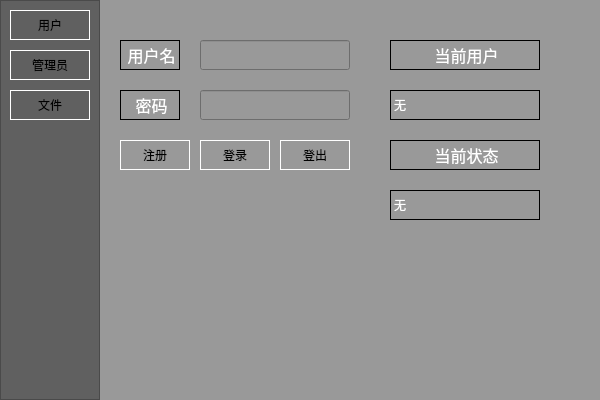
<?xml version="1.0" encoding="UTF-8"?>
<ui version="4.0">
 <class>MainWindow</class>
 <widget class="QMainWindow" name="MainWindow">
  <property name="geometry">
   <rect>
    <x>0</x>
    <y>0</y>
    <width>600</width>
    <height>400</height>
   </rect>
  </property>
  <property name="windowTitle">
   <string>MainWindow</string>
  </property>
  <widget class="QWidget" name="centralwidget">
   <property name="styleSheet">
    <string notr="true">background-color: rgb(153, 153, 153);</string>
   </property>
   <widget class="QStackedWidget" name="stackedWidget">
    <property name="geometry">
     <rect>
      <x>100</x>
      <y>0</y>
      <width>500</width>
      <height>400</height>
     </rect>
    </property>
    <property name="styleSheet">
     <string notr="true">QLabel
{
	border-style: solid;
	border-width: 1px;
	border-color: rgb(0,0,0);
	color: rgb(255, 255, 255);
}
QPushButton
{
	border-style: solid;
	border-width: 1px;
	border-color: rgb(255, 255, 255);
	color: rgb(0, 0, 0);
}</string>
    </property>
    <property name="currentIndex">
     <number>0</number>
    </property>
    <widget class="QWidget" name="page_user">
     <property name="styleSheet">
      <string notr="true"/>
     </property>
     <widget class="QPushButton" name="btn_registry">
      <property name="geometry">
       <rect>
        <x>20</x>
        <y>140</y>
        <width>70</width>
        <height>30</height>
       </rect>
      </property>
      <property name="text">
       <string>注册</string>
      </property>
     </widget>
     <widget class="QPushButton" name="btn_login">
      <property name="geometry">
       <rect>
        <x>100</x>
        <y>140</y>
        <width>70</width>
        <height>30</height>
       </rect>
      </property>
      <property name="text">
       <string>登录</string>
      </property>
     </widget>
     <widget class="QLineEdit" name="in_username">
      <property name="geometry">
       <rect>
        <x>100</x>
        <y>40</y>
        <width>150</width>
        <height>30</height>
       </rect>
      </property>
     </widget>
     <widget class="QLineEdit" name="in_password">
      <property name="geometry">
       <rect>
        <x>100</x>
        <y>90</y>
        <width>150</width>
        <height>30</height>
       </rect>
      </property>
      <property name="echoMode">
       <enum>QLineEdit::Normal</enum>
      </property>
     </widget>
     <widget class="QLabel" name="label">
      <property name="geometry">
       <rect>
        <x>20</x>
        <y>40</y>
        <width>60</width>
        <height>30</height>
       </rect>
      </property>
      <property name="styleSheet">
       <string notr="true"/>
      </property>
      <property name="text">
       <string>&lt;html&gt;&lt;head/&gt;&lt;body&gt;&lt;p align=&quot;center&quot;&gt;&lt;span style=&quot; font-size:12pt;&quot;&gt;用户名&lt;/span&gt;&lt;/p&gt;&lt;/body&gt;&lt;/html&gt;</string>
      </property>
     </widget>
     <widget class="QLabel" name="label_2">
      <property name="geometry">
       <rect>
        <x>20</x>
        <y>90</y>
        <width>60</width>
        <height>30</height>
       </rect>
      </property>
      <property name="text">
       <string>&lt;html&gt;&lt;head/&gt;&lt;body&gt;&lt;p align=&quot;center&quot;&gt;&lt;span style=&quot; font-size:12pt;&quot;&gt;密码&lt;/span&gt;&lt;/p&gt;&lt;/body&gt;&lt;/html&gt;</string>
      </property>
     </widget>
     <widget class="QLabel" name="label_3">
      <property name="geometry">
       <rect>
        <x>290</x>
        <y>40</y>
        <width>150</width>
        <height>30</height>
       </rect>
      </property>
      <property name="text">
       <string>&lt;html&gt;&lt;head/&gt;&lt;body&gt;&lt;p align=&quot;center&quot;&gt;&lt;span style=&quot; font-size:12pt;&quot;&gt;当前用户&lt;/span&gt;&lt;/p&gt;&lt;/body&gt;&lt;/html&gt;</string>
      </property>
     </widget>
     <widget class="QPushButton" name="btn_logout">
      <property name="geometry">
       <rect>
        <x>180</x>
        <y>140</y>
        <width>70</width>
        <height>30</height>
       </rect>
      </property>
      <property name="text">
       <string>登出</string>
      </property>
     </widget>
     <widget class="QLabel" name="lab_user">
      <property name="geometry">
       <rect>
        <x>290</x>
        <y>90</y>
        <width>150</width>
        <height>30</height>
       </rect>
      </property>
      <property name="text">
       <string>无</string>
      </property>
     </widget>
     <widget class="QLabel" name="lab_statue">
      <property name="geometry">
       <rect>
        <x>290</x>
        <y>190</y>
        <width>150</width>
        <height>30</height>
       </rect>
      </property>
      <property name="text">
       <string>无</string>
      </property>
     </widget>
     <widget class="QLabel" name="label_6">
      <property name="geometry">
       <rect>
        <x>290</x>
        <y>140</y>
        <width>150</width>
        <height>30</height>
       </rect>
      </property>
      <property name="text">
       <string>&lt;html&gt;&lt;head/&gt;&lt;body&gt;&lt;p align=&quot;center&quot;&gt;&lt;span style=&quot; font-size:12pt;&quot;&gt;当前状态&lt;/span&gt;&lt;/p&gt;&lt;/body&gt;&lt;/html&gt;</string>
      </property>
     </widget>
    </widget>
    <widget class="QWidget" name="page_admin">
     <widget class="QListView" name="lv_user">
      <property name="geometry">
       <rect>
        <x>20</x>
        <y>90</y>
        <width>120</width>
        <height>300</height>
       </rect>
      </property>
     </widget>
     <widget class="QListView" name="lv_folder">
      <property name="geometry">
       <rect>
        <x>360</x>
        <y>90</y>
        <width>120</width>
        <height>300</height>
       </rect>
      </property>
     </widget>
     <widget class="QLabel" name="label_4">
      <property name="geometry">
       <rect>
        <x>20</x>
        <y>20</y>
        <width>120</width>
        <height>30</height>
       </rect>
      </property>
      <property name="text">
       <string>&lt;html&gt;&lt;head/&gt;&lt;body&gt;&lt;p align=&quot;center&quot;&gt;&lt;span style=&quot; font-size:12pt;&quot;&gt;用户视图&lt;/span&gt;&lt;/p&gt;&lt;/body&gt;&lt;/html&gt;</string>
      </property>
     </widget>
     <widget class="QLabel" name="label_5">
      <property name="geometry">
       <rect>
        <x>360</x>
        <y>20</y>
        <width>120</width>
        <height>30</height>
       </rect>
      </property>
      <property name="text">
       <string>&lt;html&gt;&lt;head/&gt;&lt;body&gt;&lt;p align=&quot;center&quot;&gt;&lt;span style=&quot; font-size:12pt;&quot;&gt;文件夹&lt;/span&gt;&lt;/p&gt;&lt;/body&gt;&lt;/html&gt;</string>
      </property>
     </widget>
     <widget class="QPushButton" name="btn_delete">
      <property name="geometry">
       <rect>
        <x>150</x>
        <y>170</y>
        <width>70</width>
        <height>30</height>
       </rect>
      </property>
      <property name="text">
       <string>删除一项</string>
      </property>
     </widget>
     <widget class="QLabel" name="lab_folder">
      <property name="geometry">
       <rect>
        <x>360</x>
        <y>60</y>
        <width>120</width>
        <height>30</height>
       </rect>
      </property>
      <property name="text">
       <string>无</string>
      </property>
     </widget>
     <widget class="QLabel" name="lab_userview">
      <property name="geometry">
       <rect>
        <x>20</x>
        <y>60</y>
        <width>120</width>
        <height>30</height>
       </rect>
      </property>
      <property name="text">
       <string>无</string>
      </property>
     </widget>
     <widget class="QPushButton" name="btn_choose">
      <property name="geometry">
       <rect>
        <x>150</x>
        <y>130</y>
        <width>70</width>
        <height>30</height>
       </rect>
      </property>
      <property name="text">
       <string>选择用户</string>
      </property>
     </widget>
     <widget class="QPushButton" name="btn_add">
      <property name="geometry">
       <rect>
        <x>280</x>
        <y>170</y>
        <width>70</width>
        <height>30</height>
       </rect>
      </property>
      <property name="text">
       <string>添加一项</string>
      </property>
     </widget>
     <widget class="QPushButton" name="btn_open">
      <property name="geometry">
       <rect>
        <x>280</x>
        <y>130</y>
        <width>70</width>
        <height>30</height>
       </rect>
      </property>
      <property name="text">
       <string>打开文件夹</string>
      </property>
     </widget>
     <widget class="QPushButton" name="btn_apply">
      <property name="geometry">
       <rect>
        <x>150</x>
        <y>230</y>
        <width>70</width>
        <height>30</height>
       </rect>
      </property>
      <property name="text">
       <string>应用</string>
      </property>
     </widget>
     <widget class="QPushButton" name="btn_cancle">
      <property name="geometry">
       <rect>
        <x>150</x>
        <y>270</y>
        <width>70</width>
        <height>30</height>
       </rect>
      </property>
      <property name="text">
       <string>取消</string>
      </property>
     </widget>
     <widget class="QLabel" name="lab_admin">
      <property name="geometry">
       <rect>
        <x>190</x>
        <y>60</y>
        <width>120</width>
        <height>30</height>
       </rect>
      </property>
      <property name="text">
       <string>否</string>
      </property>
     </widget>
     <widget class="QLabel" name="label_10">
      <property name="geometry">
       <rect>
        <x>190</x>
        <y>20</y>
        <width>120</width>
        <height>30</height>
       </rect>
      </property>
      <property name="text">
       <string>&lt;html&gt;&lt;head/&gt;&lt;body&gt;&lt;p align=&quot;center&quot;&gt;&lt;span style=&quot; font-size:12pt;&quot;&gt;管理员登录&lt;/span&gt;&lt;/p&gt;&lt;/body&gt;&lt;/html&gt;</string>
      </property>
     </widget>
    </widget>
    <widget class="QWidget" name="page_file">
     <widget class="QListView" name="lv_folder_2">
      <property name="geometry">
       <rect>
        <x>360</x>
        <y>20</y>
        <width>120</width>
        <height>360</height>
       </rect>
      </property>
     </widget>
     <widget class="QPushButton" name="btn_down">
      <property name="geometry">
       <rect>
        <x>130</x>
        <y>110</y>
        <width>70</width>
        <height>30</height>
       </rect>
      </property>
      <property name="text">
       <string>下载</string>
      </property>
     </widget>
     <widget class="QPushButton" name="btn_downview">
      <property name="geometry">
       <rect>
        <x>130</x>
        <y>50</y>
        <width>70</width>
        <height>30</height>
       </rect>
      </property>
      <property name="text">
       <string>下载视图</string>
      </property>
     </widget>
     <widget class="QPushButton" name="btn_up">
      <property name="geometry">
       <rect>
        <x>30</x>
        <y>110</y>
        <width>70</width>
        <height>30</height>
       </rect>
      </property>
      <property name="text">
       <string>上传</string>
      </property>
     </widget>
     <widget class="QPushButton" name="btn_upview">
      <property name="geometry">
       <rect>
        <x>30</x>
        <y>50</y>
        <width>70</width>
        <height>30</height>
       </rect>
      </property>
      <property name="text">
       <string>上传视图</string>
      </property>
     </widget>
     <widget class="QLabel" name="label_7">
      <property name="geometry">
       <rect>
        <x>30</x>
        <y>290</y>
        <width>150</width>
        <height>30</height>
       </rect>
      </property>
      <property name="text">
       <string>&lt;html&gt;&lt;head/&gt;&lt;body&gt;&lt;p align=&quot;center&quot;&gt;&lt;span style=&quot; font-size:12pt;&quot;&gt;当前文件&lt;/span&gt;&lt;/p&gt;&lt;/body&gt;&lt;/html&gt;</string>
      </property>
     </widget>
     <widget class="QLabel" name="lab_folder_2">
      <property name="geometry">
       <rect>
        <x>30</x>
        <y>240</y>
        <width>150</width>
        <height>30</height>
       </rect>
      </property>
      <property name="text">
       <string>无</string>
      </property>
     </widget>
     <widget class="QLabel" name="lab_file">
      <property name="geometry">
       <rect>
        <x>30</x>
        <y>340</y>
        <width>150</width>
        <height>30</height>
       </rect>
      </property>
      <property name="text">
       <string>无</string>
      </property>
     </widget>
     <widget class="QLabel" name="label_8">
      <property name="geometry">
       <rect>
        <x>30</x>
        <y>190</y>
        <width>150</width>
        <height>30</height>
       </rect>
      </property>
      <property name="text">
       <string>&lt;html&gt;&lt;head/&gt;&lt;body&gt;&lt;p align=&quot;center&quot;&gt;&lt;span style=&quot; font-size:12pt;&quot;&gt;当前文件夹&lt;/span&gt;&lt;/p&gt;&lt;/body&gt;&lt;/html&gt;</string>
      </property>
     </widget>
     <widget class="QLabel" name="lab_statue_2">
      <property name="geometry">
       <rect>
        <x>200</x>
        <y>340</y>
        <width>150</width>
        <height>30</height>
       </rect>
      </property>
      <property name="text">
       <string>无</string>
      </property>
     </widget>
     <widget class="QLabel" name="label_9">
      <property name="geometry">
       <rect>
        <x>200</x>
        <y>290</y>
        <width>150</width>
        <height>30</height>
       </rect>
      </property>
      <property name="text">
       <string>&lt;html&gt;&lt;head/&gt;&lt;body&gt;&lt;p align=&quot;center&quot;&gt;&lt;span style=&quot; font-size:12pt;&quot;&gt;当前状态&lt;/span&gt;&lt;/p&gt;&lt;/body&gt;&lt;/html&gt;</string>
      </property>
     </widget>
    </widget>
   </widget>
   <widget class="QFrame" name="frame">
    <property name="geometry">
     <rect>
      <x>0</x>
      <y>0</y>
      <width>100</width>
      <height>400</height>
     </rect>
    </property>
    <property name="styleSheet">
     <string notr="true">QPushButton
{
	border-style: solid;
	border-width: 1px;
	border-color: rgb(255, 255, 255);
	background-color: rgb(96, 96, 96);
	color: rgb(0, 0, 0);
}
QFrame
{
	background-color: rgb(96, 96, 96);
}</string>
    </property>
    <property name="frameShape">
     <enum>QFrame::StyledPanel</enum>
    </property>
    <property name="frameShadow">
     <enum>QFrame::Raised</enum>
    </property>
    <widget class="QPushButton" name="btn_user">
     <property name="geometry">
      <rect>
       <x>10</x>
       <y>10</y>
       <width>80</width>
       <height>30</height>
      </rect>
     </property>
     <property name="text">
      <string>用户</string>
     </property>
    </widget>
    <widget class="QPushButton" name="btn_admin">
     <property name="geometry">
      <rect>
       <x>10</x>
       <y>50</y>
       <width>80</width>
       <height>30</height>
      </rect>
     </property>
     <property name="text">
      <string>管理员</string>
     </property>
    </widget>
    <widget class="QPushButton" name="btn_file">
     <property name="geometry">
      <rect>
       <x>10</x>
       <y>90</y>
       <width>80</width>
       <height>30</height>
      </rect>
     </property>
     <property name="text">
      <string>文件</string>
     </property>
    </widget>
   </widget>
  </widget>
 </widget>
 <resources/>
 <connections/>
</ui>
